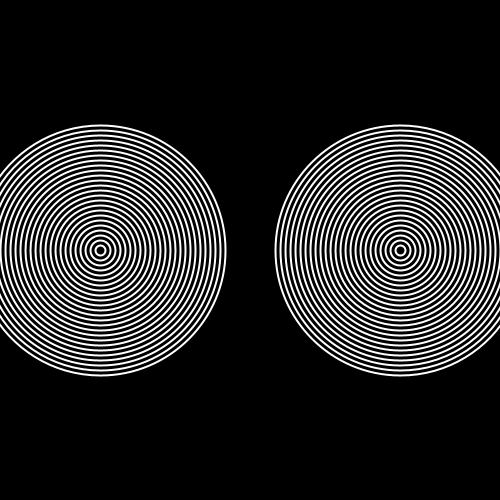
Frame 1 (no input)
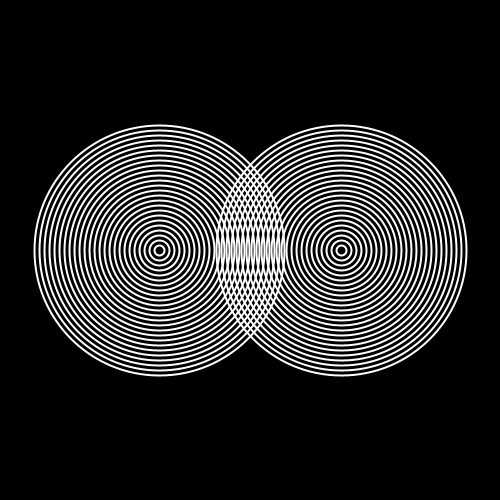
Frame 60 (the mouse pressed at the canvas centre just before this capture)
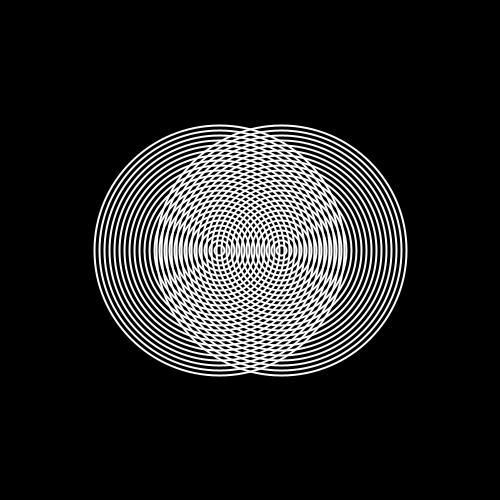
Frame 120 (the mouse held since frame 60 and released just before this capture)

The Processing sketch that drew these frames (run headless with seeded random() and noise(); from frame 60 on, the mouse is pressed at the canvas centre):

// Processing sketch: AmazingRings
// ── AmazingRings.pde
void setup() {
  size(500,500);
  noFill();
  stroke(#FFFFFF);
  strokeWeight(2);
}

int x1 = 100;
int x2;
int direction = 0;

void draw() {
  background(#000000);
  int size1 = 0;
  int size2 = 0;
  x2 = 500 - x1;
  for (int j = 0; j < 25; j++) {
    size1 += 10;
    ellipse(x1,250,size1,size1);
  }
  for (int k = 0; k < 25; k++) {
    size2 += 10;
    ellipse(x2,250,size2,size2);
  }
  if (direction == 0) {
    x1 += 1;
  } else {
    x1 -= 1;
  }
  if (x1 > 500) {
    direction = 1;
  } else if (x1 < 0) {
    direction = 0;
  }
  delay(10);
}
